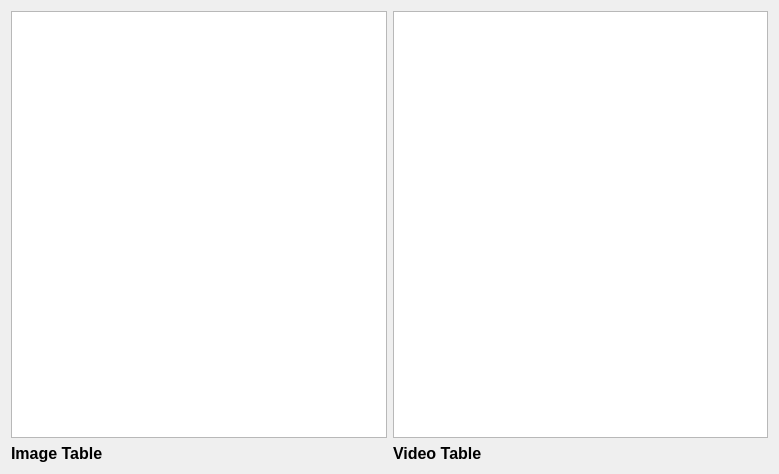
<?xml version="1.0" encoding="UTF-8"?>
<ui version="4.0">
 <class>IVDB</class>
 <widget class="QDialog" name="IVDB">
  <property name="geometry">
   <rect>
    <x>0</x>
    <y>0</y>
    <width>779</width>
    <height>474</height>
   </rect>
  </property>
  <property name="windowTitle">
   <string>Dialog</string>
  </property>
  <layout class="QHBoxLayout" name="horizontalLayout">
   <item>
    <layout class="QVBoxLayout" name="verticalLayout">
     <item>
      <widget class="QTableView" name="tableView_images"/>
     </item>
     <item>
      <widget class="QLabel" name="label">
       <property name="font">
        <font>
         <pointsize>12</pointsize>
         <weight>75</weight>
         <bold>true</bold>
        </font>
       </property>
       <property name="text">
        <string>Image Table</string>
       </property>
      </widget>
     </item>
    </layout>
   </item>
   <item>
    <layout class="QVBoxLayout" name="verticalLayout_2">
     <item>
      <widget class="QTableView" name="tableView_2"/>
     </item>
     <item>
      <widget class="QLabel" name="label_2">
       <property name="font">
        <font>
         <pointsize>12</pointsize>
         <weight>75</weight>
         <bold>true</bold>
        </font>
       </property>
       <property name="text">
        <string>Video Table</string>
       </property>
      </widget>
     </item>
    </layout>
   </item>
  </layout>
 </widget>
 <resources/>
 <connections/>
</ui>
